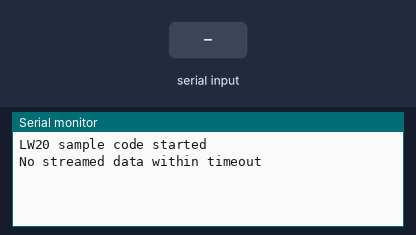
Bench run of a sketch on a simulated Arduino Mega 2560, built with avr-gcc and run on an emulated ATmega2560. Shown: the last lines printed to the serial monitor. Inputs (shaded band) come from the test bench.

Above: at 1.2 s.
1.3 s: ":\n" received over the second serial link
At 2.1 s:
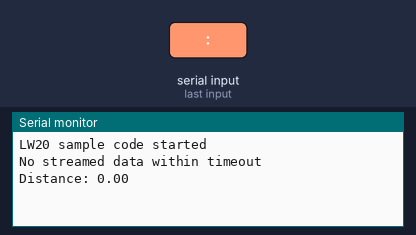
2.8 s: "90:45\n" received over the second serial link
At 3.5 s:
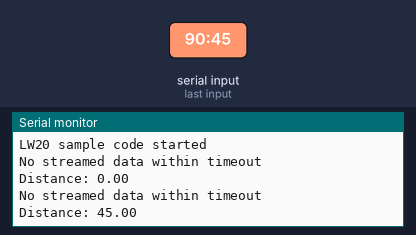
4.3 s: "0\n" received over the second serial link
At 4.7 s:
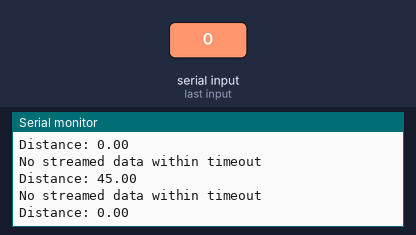

Measured:
- after the input at 1.3 s, the serial monitor: prints a new line at once (image 1)
- after the input at 2.8 s, the serial monitor: prints a new line at once (image 2)

The sketch:

lw20_arduino_serial_stream.ino
```cpp
//----------------------------------------------------------------------------------------------
// LightWare Optoelectronics
//----------------------------------------------------------------------------------------------
// Example for using the LW20 Serial interface with Arduino.
//----------------------------------------------------------------------------------------------

#define USER_SERIAL           Serial
#define USER_SERIAL_BAUDRATE  115200

#define LW20_SERIAL           Serial1
#define LW20_BAUDRATE         115200

// LW20 response string data.
char responseData[40];
int responseDataSize = 0;

//----------------------------------------------------------------------------------------------
// Application setup.
//----------------------------------------------------------------------------------------------
void setup() {
  // Connect to the serial console.
  USER_SERIAL.begin(115200);
}

//----------------------------------------------------------------------------------------------
// Application main loop.
//----------------------------------------------------------------------------------------------
void loop() {
  USER_SERIAL.println("LW20 sample code started");

  // Connect to the LW20.
  LW20_SERIAL.begin(LW20_BAUDRATE);

  // Run a loop that gets the streamed data.
  while (true) {
    if (lw20GetStreamResponse()) {
      float distance = getNumberFromResponse(responseData);
      USER_SERIAL.print("Distance: ");
      USER_SERIAL.println(distance);
    } else {
      USER_SERIAL.println("No streamed data within timeout");
    }
  }
}

//----------------------------------------------------------------------------------------------
// Wait up to 1 second for a streamed response.
// The response string will be held in 'responseData'.
//----------------------------------------------------------------------------------------------
bool lw20GetStreamResponse() {
  // Only have 1 second timeout.
  unsigned long timeoutTime = millis() + 1000;

  responseDataSize = 0;

  // Wait for the full response.
  while (millis() < timeoutTime) {
    if (LW20_SERIAL.available()) {
      int c = LW20_SERIAL.read();

      if (c == '\n') {
        responseData[responseDataSize] = 0;
        return true;
      }
      else if (c != '\r') {
        if (responseDataSize == sizeof(responseData) - 1) {
          responseDataSize = 0;
        }

        responseData[responseDataSize++] = (char)c;
      }
    }
  }

  return false;
}

//----------------------------------------------------------------------------------------------
// Gets a number from the response string.
// Most commands have a single number that needs to be extracted from the response. That number
// occurs after the ':' character.
//----------------------------------------------------------------------------------------------
float getNumberFromResponse(char* ResponseStr) {
  // Find the ':' character.
  int index = 0;

  while (true) {
    if (ResponseStr[index] == 0)
      break;

    if (ResponseStr[index] == ':') {
      return atof(ResponseStr + index + 1);
    }

    ++index;
  }

  return 0.0f;
}
```
